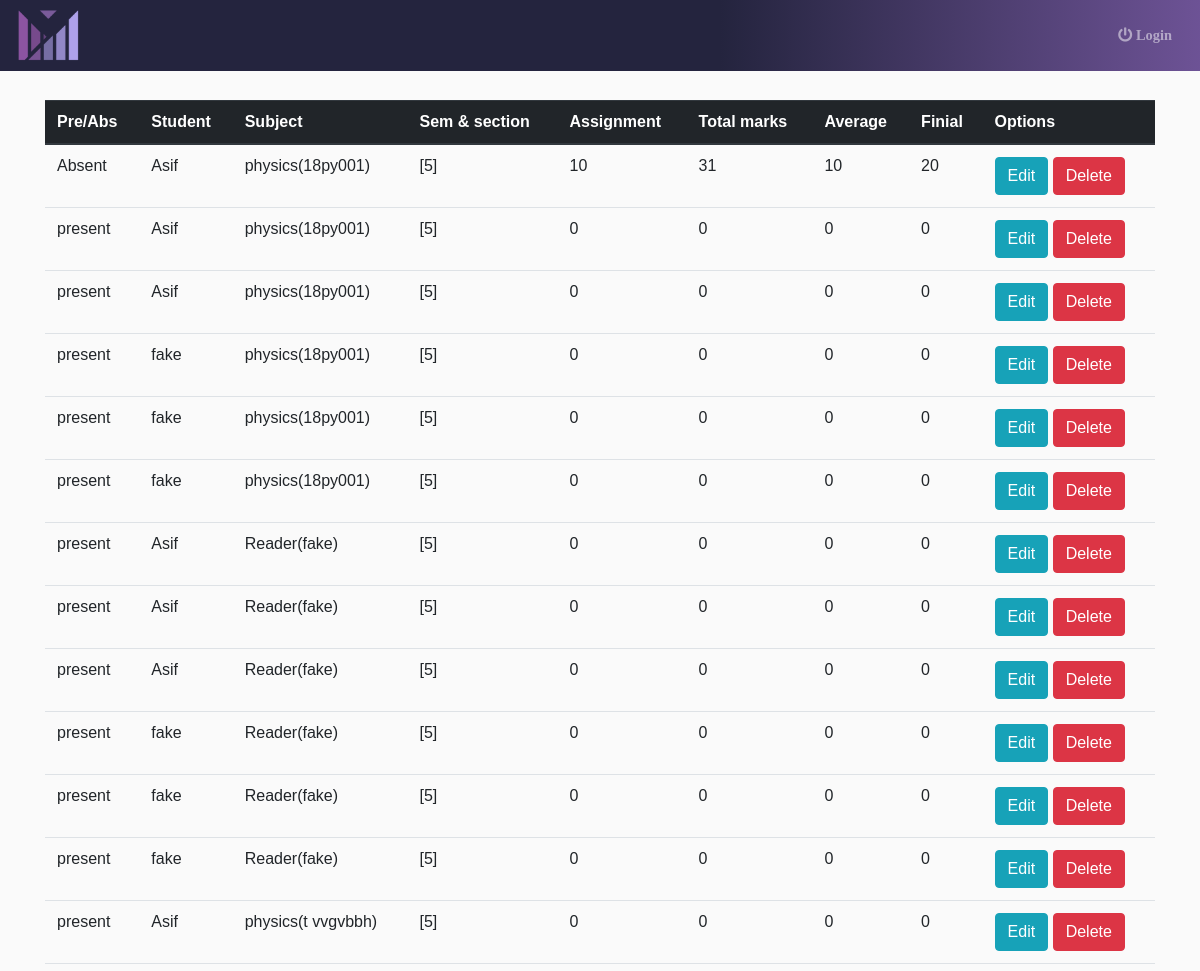
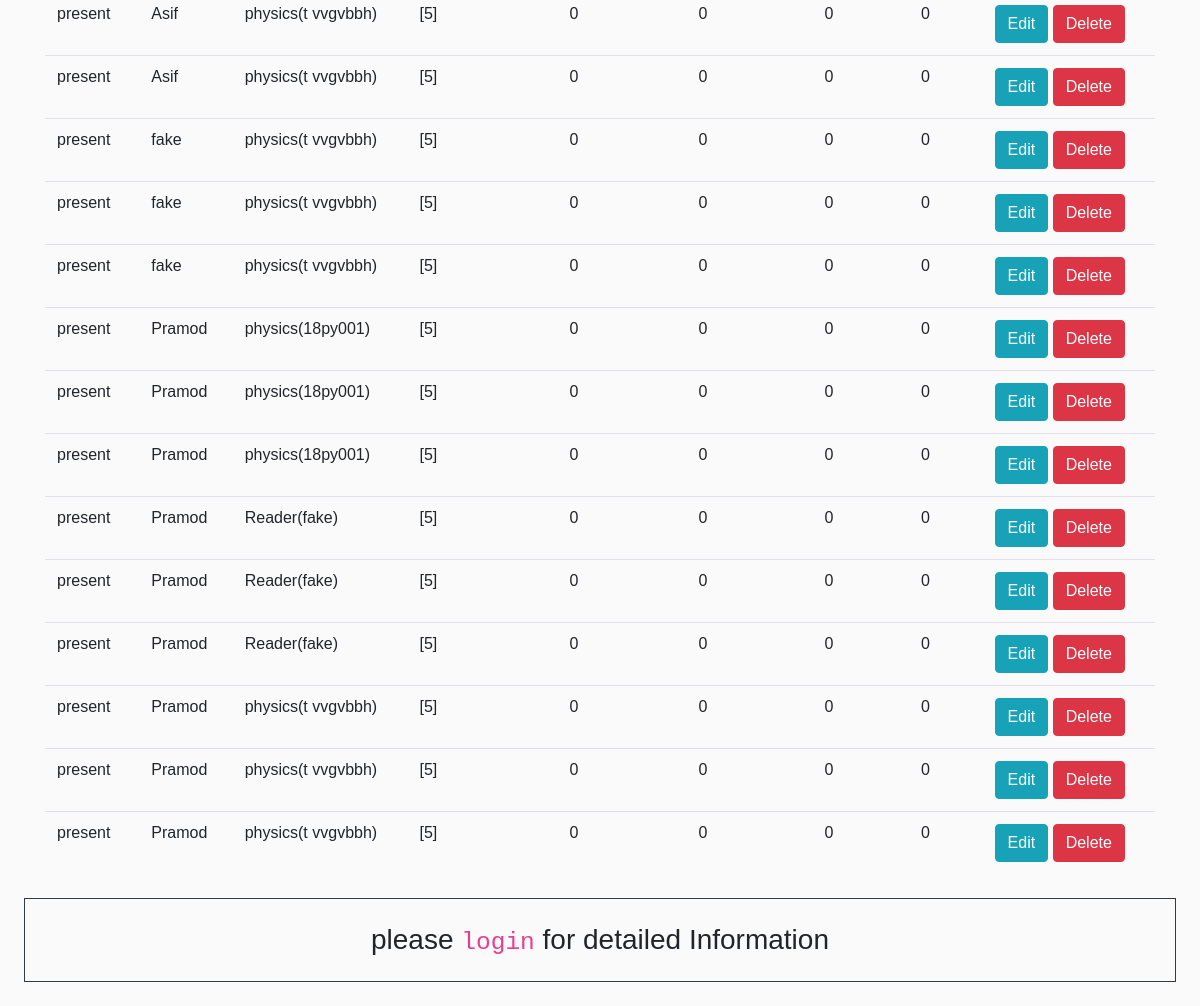
Page /marks/ on the committed database (2 pictures, top to bottom).
### management/models.py (models this page shows, shortened)
class IAmark(models.Model):
    INTER = (
        ('IA1','IA1'),
        ('IA2','IA2'),
        ('IA3','IA3'),
    )
    ispresent = models.BooleanField(default=True,verbose_name = "Present / Absent")
    usn = models.ForeignKey(Student, on_delete=models.CASCADE,verbose_name = "Student")
    sub_code = models.ForeignKey(Subject, on_delete=models.CASCADE,verbose_name = "Subject code")
    sem = models.ForeignKey(SemSec, verbose_name='Semister', on_delete=models.CASCADE)
    internals = models.CharField(max_length=3,null =False, choices = INTER)
    a1 = models.PositiveIntegerField(verbose_name="1a",default=0)
    a2 = models.PositiveIntegerField(verbose_name="1b",default=0)
    a3 = models.PositiveIntegerField(verbose_name="1c",default=0)
    b1 = models.PositiveIntegerField(verbose_name="2a",default=0)
    b2 = models.PositiveIntegerField(verbose_name="2b",default=0)
    b3 = models.PositiveIntegerField(verbose_name="2c",default=0)
    c1 = models.PositiveIntegerField(verbose_name="3a",default=0)
    c2 = models.PositiveIntegerField(verbose_name="3b",default=0)
    c3 = models.PositiveIntegerField(verbose_name="3c",default=0)
    d1 = models.PositiveIntegerField(verbose_name="4a",default=0)
    d2 = models.PositiveIntegerField(verbose_name="4b",default=0)
    d3 = models.PositiveIntegerField(verbose_name="4c",default=0)
    total_marks = models.PositiveIntegerField(default=0,verbose_name = "Total")
    assignment = models.PositiveIntegerField(default=0,verbose_name = "Assignment")
    average_marks = models.PositiveIntegerField(default=0,verbose_name = "Average")
    finial_marks = models.PositiveIntegerField(default=0,verbose_name = "Finial")
    class Meta:
        unique_together = (('usn', 'sub_code','internals'),)

class Student(models.Model):
    usn = models.CharField(max_length=10,null = False,unique=True)
    name = models.CharField( max_length=15,null =False)
    address = models.CharField(max_length=50,null = False)
    phno = models.CharField(max_length=12,null = False)
    GENDER = (
        ('Male','Male'),
        ('Female','Female'),
        ('Other','Other'),
    )
    gender = models.CharField(max_length=6,null = False,choices = GENDER)
    class Meta:
        ordering = ["usn"]
    def __str__(self):
        return f'{self.name}'

class Subject(models.Model):
    SEM = (
        ('1','1'),
        ('2','2'),
        ('3','3'),
        ('4','4'),
        ('5','5'),
        ('6','6'),
        ('7','7'),
        ('8','8'),
    )
    subcode = models.CharField(max_length=10,null=False,unique=True)
    title = models.CharField(max_length=50,null=False)
    sem = models.CharField(max_length=1,null =False, choices = SEM)
    credit = models.PositiveIntegerField(default=20,null = False)
    def __str__(self):
        return f'{self.title}({self.subcode})'

class SemSec(models.Model):
    SEM = (
        ('1','1'),
        ('2','2'),
        ('3','3'),
        ('4','4'),
        ('5','5'),
        ('6','6'),
        ('7','7'),
        ('8','8'),
    )
    sem = models.CharField(max_length=1,null =False, choices = SEM,unique=True)
    usn = models.ManyToManyField(Student, verbose_name='Students')
    def __str__(self):
        return f'[{self.sem}]'

### management/views.py (the view)
# urls.py: path("marks/",MarksView.as_view(),name = "marks"),
class MarksView(ListView):
    model = IAmark
    template_name = "marks.html"

### templates/marks.html (shortened to what this page needs)
{% extends 'base.html' %}
{% load crispy_forms_tags %}
{% block content %}
<div class="container">
<table class="table table-hover table-responsive-md">
  <thead class="thead-dark">
    <tr>
      <th scope="col">Pre/Abs</th>
      <th scope="col">Student</th>
      <th scope="col">Subject</th>
      <th scope="col">Sem & section</th>
      <th scope="col">Assignment</th>
      <th scope="col">Total marks</th>
      <th scope="col">Average</th>
      <th scope="col">Finial</th>
      <th scope="col">Options</th>
    </tr>
  </thead>
  <tbody>
{% for object in object_list %}
  <tr>
      <td>
      {% if object.ispresent %}
      present
      {% else %}
      Absent
      {% endif %}
      </td>
      <td>{{ object.usn }}</td>
      <td>{{ object.sub_code }}</td>
      <td>{{ object.sem }}</td>
      <td>{{ object.assignment }}</td>
      <td>{{ object.total_marks }}</td>
      <td>{{ object.average_marks }}</td>
      <td>{{ object.finial_marks }}</td>
      <td>
      <a href="{{ object.id }}/update" class="btn btn-info btn-xs"> Edit </a>
      <a href="{{ object.id }}/delete" class="btn btn-danger btn-xs"> Delete </a>
      </td>
    </tr>
    {% empty %}
    <h2 class="p-3 m-3 text-center">No Mark details yet.
    <a href="{% url 'management:addmarks' %}" class="btn btn-primary">Add Marks</a>
  </h2>
    {% endfor %}
  </tbody>
</table>
</div>
{% endblock content %}

### templates/base.html (shortened to what this page needs)
{% load crispy_forms_tags %}
{% load static %}
<link href="//maxcdn.bootstrapcdn.com/bootstrap/4.0.0/css/bootstrap.min.css" rel="stylesheet" id="bootstrap-css">
<!DOCTYPE html>
<html lang="en">
<head>
    <link rel="stylesheet" href="https://maxcdn.bootstrapcdn.com/bootstrap/4.0.0/css/bootstrap.min.css"
>
    <link href="https://use.fontawesome.com/releases/v5.0.6/css/all.css" rel="stylesheet">
    <link rel="stylesheet" href="https://cdnjs.cloudflare.com/ajax/libs/font-awesome/5.15.2/css/all.min.css">
    <link rel="stylesheet" href=" {% static 'IA_management/css/nav_side.css' %}">
     <link rel="stylesheet" href=" {% static 'IA_management/css/main.css' %}">
</head>
<body>
<div>
    <div>
        <nav class="navbar navbar-expand-lg navbar-dark bg-dark nav-cust fixed-top">
            <a href="{% url 'management:home' %}"><img style="height: 55;" src=" {% static 'IA_management/images/logo3.png' %} " alt="IAManagement"></a>
            <div class="collapse navbar-collapse" id="navbarSupportedContent">
                <ul class="navbar-nav ml-lg-auto">
                    <li class="nav-item glow">
                        {% if user.is_authenticated %}
                        <a href="{% url 'logout' %}" class="nav-link"><i class="fas fa-power-off p-1"> Logout</i></a>
                        {% else %}
                        <a href="{% url 'login' %}" class="nav-link"><i class="fas fa-power-off p-1"> Login</i></a>
                        {% endif %}
                    </li>
                </ul>
            </div>
        </nav>
    </div>
        <main class="page-content">
            {% if not user.is_authenticated %}
            <div style="margin-top: 100px;">
                {% else %}
            <div>
                {% endif %}
                {% block content %}
                {% endblock content %}
            </div>
        {% if not user.is_authenticated %}
        <h3 class="text-center border border-dark m-4 p-4"> please <code><span><a href="{% url 'login' %} ">login</a></span></code> for detailed Information</h3>
        {% endif %}
        </main>
    </div>
</body>
</html>

### static/IA_management/css/nav_side.css (style rules this page uses)
body { font-size: 0.9rem; }
.navbar-nav { margin-left: auto; }
* { transition: 8ms linear; }
.nav-cust { background: linear-gradient(to right, #24243e 60%,#885ebead); }

### static/IA_management/css/main.css (style rules this page uses)
* { box-sizing: border-box; margin: 0; padding: 0; transition: 230ms linear !important; }
body { background-color: lightblue; }
body { font-family: 'Poppins', sans-serif; background: #fafafa }
a, a:hover, a:focus { color: inherit; text-decoration: none; transition: all 0.3s }
.table { border: transparent 2px !important; border-radius: 15px !important; margin-left: auto; margin-right: auto; margin-top: 5px; margin-bottom: 5px; }

### rows in the picture
IAmark: ispresent "Absent", usn "Asif", sub_code "physics(18py001)", sem "[5]", assignment "10", total_marks "31", average_marks "10", finial_marks "20"
IAmark: ispresent "present", usn "Asif", sub_code "physics(18py001)", sem "[5]", assignment "0", total_marks "0", average_marks "0", finial_marks "0"
IAmark: ispresent "present", usn "Asif", sub_code "physics(18py001)", sem "[5]", assignment "0", total_marks "0", average_marks "0", finial_marks "0"
IAmark: ispresent "present", usn "fake", sub_code "physics(18py001)", sem "[5]", assignment "0", total_marks "0", average_marks "0", finial_marks "0"
IAmark: ispresent "present", usn "fake", sub_code "physics(18py001)", sem "[5]", assignment "0", total_marks "0", average_marks "0", finial_marks "0"
IAmark: ispresent "present", usn "fake", sub_code "physics(18py001)", sem "[5]", assignment "0", total_marks "0", average_marks "0", finial_marks "0"
IAmark: ispresent "present", usn "Asif", sub_code "Reader(fake)", sem "[5]", assignment "0", total_marks "0", average_marks "0", finial_marks "0"
IAmark: ispresent "present", usn "Asif", sub_code "Reader(fake)", sem "[5]", assignment "0", total_marks "0", average_marks "0", finial_marks "0"
IAmark: ispresent "present", usn "Asif", sub_code "Reader(fake)", sem "[5]", assignment "0", total_marks "0", average_marks "0", finial_marks "0"
IAmark: ispresent "present", usn "fake", sub_code "Reader(fake)", sem "[5]", assignment "0", total_marks "0", average_marks "0", finial_marks "0"
IAmark: ispresent "present", usn "fake", sub_code "Reader(fake)", sem "[5]", assignment "0", total_marks "0", average_marks "0", finial_marks "0"
IAmark: ispresent "present", usn "fake", sub_code "Reader(fake)", sem "[5]", assignment "0", total_marks "0", average_marks "0", finial_marks "0"
IAmark: ispresent "present", usn "Asif", sub_code "physics(t vvgvbbh)", sem "[5]", assignment "0", total_marks "0", average_marks "0", finial_marks "0"
IAmark: ispresent "present", usn "Asif", sub_code "physics(t vvgvbbh)", sem "[5]", assignment "0", total_marks "0", average_marks "0", finial_marks "0"
IAmark: ispresent "present", usn "Asif", sub_code "physics(t vvgvbbh)", sem "[5]", assignment "0", total_marks "0", average_marks "0", finial_marks "0"
IAmark: ispresent "present", usn "fake", sub_code "physics(t vvgvbbh)", sem "[5]", assignment "0", total_marks "0", average_marks "0", finial_marks "0"
IAmark: ispresent "present", usn "fake", sub_code "physics(t vvgvbbh)", sem "[5]", assignment "0", total_marks "0", average_marks "0", finial_marks "0"
IAmark: ispresent "present", usn "fake", sub_code "physics(t vvgvbbh)", sem "[5]", assignment "0", total_marks "0", average_marks "0", finial_marks "0"
IAmark: ispresent "present", usn "Pramod", sub_code "physics(18py001)", sem "[5]", assignment "0", total_marks "0", average_marks "0", finial_marks "0"
IAmark: ispresent "present", usn "Pramod", sub_code "physics(18py001)", sem "[5]", assignment "0", total_marks "0", average_marks "0", finial_marks "0"
IAmark: ispresent "present", usn "Pramod", sub_code "physics(18py001)", sem "[5]", assignment "0", total_marks "0", average_marks "0", finial_marks "0"
IAmark: ispresent "present", usn "Pramod", sub_code "Reader(fake)", sem "[5]", assignment "0", total_marks "0", average_marks "0", finial_marks "0"
IAmark: ispresent "present", usn "Pramod", sub_code "Reader(fake)", sem "[5]", assignment "0", total_marks "0", average_marks "0", finial_marks "0"
IAmark: ispresent "present", usn "Pramod", sub_code "Reader(fake)", sem "[5]", assignment "0", total_marks "0", average_marks "0", finial_marks "0"
IAmark: ispresent "present", usn "Pramod", sub_code "physics(t vvgvbbh)", sem "[5]", assignment "0", total_marks "0", average_marks "0", finial_marks "0"
IAmark: ispresent "present", usn "Pramod", sub_code "physics(t vvgvbbh)", sem "[5]", assignment "0", total_marks "0", average_marks "0", finial_marks "0"
IAmark: ispresent "present", usn "Pramod", sub_code "physics(t vvgvbbh)", sem "[5]", assignment "0", total_marks "0", average_marks "0", finial_marks "0"
